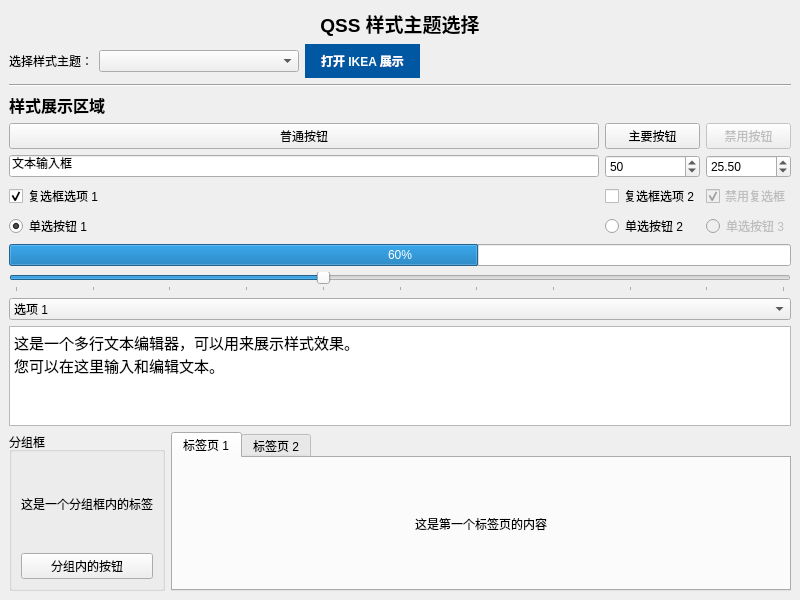
<?xml version="1.0" encoding="UTF-8"?>
<ui version="4.0">
 <class>MainWindow</class>
 <widget class="QMainWindow" name="MainWindow">
  <property name="geometry">
   <rect>
    <x>0</x>
    <y>0</y>
    <width>800</width>
    <height>600</height>
   </rect>
  </property>
  <property name="windowTitle">
   <string>Qt QSS 样式展示</string>
  </property>
  <widget class="QWidget" name="centralwidget">
   <layout class="QVBoxLayout" name="verticalLayout">
    <item>
     <widget class="QLabel" name="titleLabel">
      <property name="text">
       <string>QSS 样式主题选择</string>
      </property>
      <property name="alignment">
       <set>Qt::AlignCenter</set>
      </property>
      <property name="font">
       <font>
        <pointsize>14</pointsize>
        <weight>75</weight>
        <bold>true</bold>
       </font>
      </property>
     </widget>
    </item>
    <item>
     <layout class="QHBoxLayout" name="styleSelectionLayout">
      <item>
       <widget class="QLabel" name="styleLabel">
        <property name="text">
         <string>选择样式主题：</string>
        </property>
       </widget>
      </item>
      <item>
       <widget class="QComboBox" name="styleComboBox">
        <property name="minimumSize">
         <size>
          <width>200</width>
          <height>0</height>
         </size>
        </property>
       </widget>
      </item>
      <item>
       <widget class="QPushButton" name="openIkeaShowcaseButton">
        <property name="text">
         <string>打开 IKEA 展示</string>
        </property>
        <property name="styleSheet">
         <string notr="true">QPushButton {
    background-color: #0058a3;
    color: #ffffff;
    border: none;
    padding: 8px 16px;
    font-weight: 500;
}
QPushButton:hover {
    background-color: #004080;
}
QPushButton:pressed {
    background-color: #003366;
}</string>
        </property>
       </widget>
      </item>
      <item>
       <spacer name="horizontalSpacer">
        <property name="orientation">
         <enum>Qt::Horizontal</enum>
        </property>
        <property name="sizeHint" stdset="0">
         <size>
          <width>40</width>
          <height>20</height>
         </size>
        </property>
       </spacer>
      </item>
     </layout>
    </item>
    <item>
     <widget class="QFrame" name="line">
      <property name="frameShape">
       <enum>QFrame::HLine</enum>
      </property>
      <property name="frameShadow">
       <enum>QFrame::Sunken</enum>
      </property>
     </widget>
    </item>
    <item>
     <widget class="QLabel" name="demoLabel">
      <property name="text">
       <string>样式展示区域</string>
      </property>
      <property name="font">
       <font>
        <pointsize>12</pointsize>
        <weight>75</weight>
        <bold>true</bold>
       </font>
      </property>
     </widget>
    </item>
    <item>
     <layout class="QGridLayout" name="demoGridLayout">
      <item row="0" column="0">
       <widget class="QPushButton" name="pushButton">
        <property name="text">
         <string>普通按钮</string>
        </property>
       </widget>
      </item>
      <item row="0" column="1">
       <widget class="QPushButton" name="pushButton2">
        <property name="text">
         <string>主要按钮</string>
        </property>
        <property name="styleSheet">
         <string notr="true"/>
        </property>
       </widget>
      </item>
      <item row="0" column="2">
       <widget class="QPushButton" name="pushButton3">
        <property name="text">
         <string>禁用按钮</string>
        </property>
        <property name="enabled">
         <bool>false</bool>
        </property>
       </widget>
      </item>
      <item row="1" column="0">
       <widget class="QLineEdit" name="lineEdit">
        <property name="text">
         <string>文本输入框</string>
        </property>
        <property name="placeholderText">
         <string>请输入文本...</string>
        </property>
       </widget>
      </item>
      <item row="1" column="1">
       <widget class="QSpinBox" name="spinBox">
        <property name="minimum">
         <number>0</number>
        </property>
        <property name="maximum">
         <number>100</number>
        </property>
        <property name="value">
         <number>50</number>
        </property>
       </widget>
      </item>
      <item row="1" column="2">
       <widget class="QDoubleSpinBox" name="doubleSpinBox">
        <property name="decimals">
         <number>2</number>
        </property>
        <property name="maximum">
         <double>100.000000000000000</double>
        </property>
        <property name="value">
         <double>25.500000000000000</double>
        </property>
       </widget>
      </item>
      <item row="2" column="0">
       <widget class="QCheckBox" name="checkBox">
        <property name="text">
         <string>复选框选项 1</string>
        </property>
        <property name="checked">
         <bool>true</bool>
        </property>
       </widget>
      </item>
      <item row="2" column="1">
       <widget class="QCheckBox" name="checkBox2">
        <property name="text">
         <string>复选框选项 2</string>
        </property>
       </widget>
      </item>
      <item row="2" column="2">
       <widget class="QCheckBox" name="checkBox3">
        <property name="text">
         <string>禁用复选框</string>
        </property>
        <property name="enabled">
         <bool>false</bool>
        </property>
        <property name="checked">
         <bool>true</bool>
        </property>
       </widget>
      </item>
      <item row="3" column="0">
       <widget class="QRadioButton" name="radioButton">
        <property name="text">
         <string>单选按钮 1</string>
        </property>
        <property name="checked">
         <bool>true</bool>
        </property>
       </widget>
      </item>
      <item row="3" column="1">
       <widget class="QRadioButton" name="radioButton2">
        <property name="text">
         <string>单选按钮 2</string>
        </property>
       </widget>
      </item>
      <item row="3" column="2">
       <widget class="QRadioButton" name="radioButton3">
        <property name="text">
         <string>单选按钮 3</string>
        </property>
        <property name="enabled">
         <bool>false</bool>
        </property>
       </widget>
      </item>
      <item row="4" column="0" colspan="3">
       <widget class="QProgressBar" name="progressBar">
        <property name="value">
         <number>60</number>
        </property>
       </widget>
      </item>
      <item row="5" column="0" colspan="3">
       <widget class="QSlider" name="horizontalSlider">
        <property name="orientation">
         <enum>Qt::Horizontal</enum>
        </property>
        <property name="minimum">
         <number>0</number>
        </property>
        <property name="maximum">
         <number>100</number>
        </property>
        <property name="value">
         <number>40</number>
        </property>
        <property name="tickPosition">
         <enum>QSlider::TicksBelow</enum>
        </property>
        <property name="tickInterval">
         <number>10</number>
        </property>
       </widget>
      </item>
      <item row="6" column="0" colspan="3">
       <widget class="QComboBox" name="demoComboBox">
        <item>
         <property name="text">
          <string>选项 1</string>
         </property>
        </item>
        <item>
         <property name="text">
          <string>选项 2</string>
         </property>
        </item>
        <item>
         <property name="text">
          <string>选项 3</string>
         </property>
        </item>
        <item>
         <property name="text">
          <string>选项 4</string>
         </property>
        </item>
       </widget>
      </item>
      <item row="7" column="0" colspan="3">
       <widget class="QTextEdit" name="textEdit">
        <property name="html">
         <string>&lt;!DOCTYPE HTML PUBLIC &quot;-//W3C//DTD HTML 4.0//EN&quot; &quot;http://www.w3.org/TR/REC-html40/strict.dtd&quot;&gt;
&lt;html&gt;&lt;head&gt;&lt;meta name=&quot;qrichtext&quot; content=&quot;1&quot; /&gt;&lt;style type=&quot;text/css&quot;&gt;
p, li { white-space: pre-wrap; }
&lt;/style&gt;&lt;/head&gt;&lt;body style=&quot; font-family:'Ubuntu'; font-size:11pt; font-weight:400; font-style:normal;&quot;&gt;
&lt;p style=&quot; margin-top:0px; margin-bottom:0px; margin-left:0px; margin-right:0px; -qt-block-indent:0; text-indent:0px;&quot;&gt;这是一个多行文本编辑器，可以用来展示样式效果。&lt;/p&gt;
&lt;p style=&quot; margin-top:0px; margin-bottom:0px; margin-left:0px; margin-right:0px; -qt-block-indent:0; text-indent:0px;&quot;&gt;您可以在这里输入和编辑文本。&lt;/p&gt;&lt;/body&gt;&lt;/html&gt;</string>
        </property>
        <property name="maximumSize">
         <size>
          <width>16777215</width>
          <height>100</height>
         </size>
        </property>
       </widget>
      </item>
      <item row="8" column="0" colspan="3">
       <layout class="QHBoxLayout" name="horizontalLayout">
        <item>
         <widget class="QGroupBox" name="groupBox">
          <property name="title">
           <string>分组框</string>
          </property>
          <layout class="QVBoxLayout" name="verticalLayout_2">
           <item>
            <widget class="QLabel" name="groupLabel">
             <property name="text">
              <string>这是一个分组框内的标签</string>
             </property>
            </widget>
           </item>
           <item>
            <widget class="QPushButton" name="groupButton">
             <property name="text">
              <string>分组内的按钮</string>
             </property>
            </widget>
           </item>
          </layout>
         </widget>
        </item>
        <item>
         <widget class="QTabWidget" name="tabWidget">
          <property name="currentIndex">
           <number>0</number>
          </property>
          <widget class="QWidget" name="tab">
           <attribute name="title">
            <string>标签页 1</string>
           </attribute>
           <layout class="QVBoxLayout" name="verticalLayout_3">
            <item>
             <widget class="QLabel" name="tabLabel">
              <property name="text">
               <string>这是第一个标签页的内容</string>
              </property>
              <property name="alignment">
               <set>Qt::AlignCenter</set>
              </property>
             </widget>
            </item>
           </layout>
          </widget>
          <widget class="QWidget" name="tab_2">
           <attribute name="title">
            <string>标签页 2</string>
           </attribute>
           <layout class="QVBoxLayout" name="verticalLayout_4">
            <item>
             <widget class="QLabel" name="tabLabel2">
              <property name="text">
               <string>这是第二个标签页的内容</string>
              </property>
              <property name="alignment">
               <set>Qt::AlignCenter</set>
              </property>
             </widget>
            </item>
           </layout>
          </widget>
         </widget>
        </item>
       </layout>
      </item>
     </layout>
    </item>
   </layout>
  </widget>
 </widget>
 <resources/>
 <connections/>
</ui>
